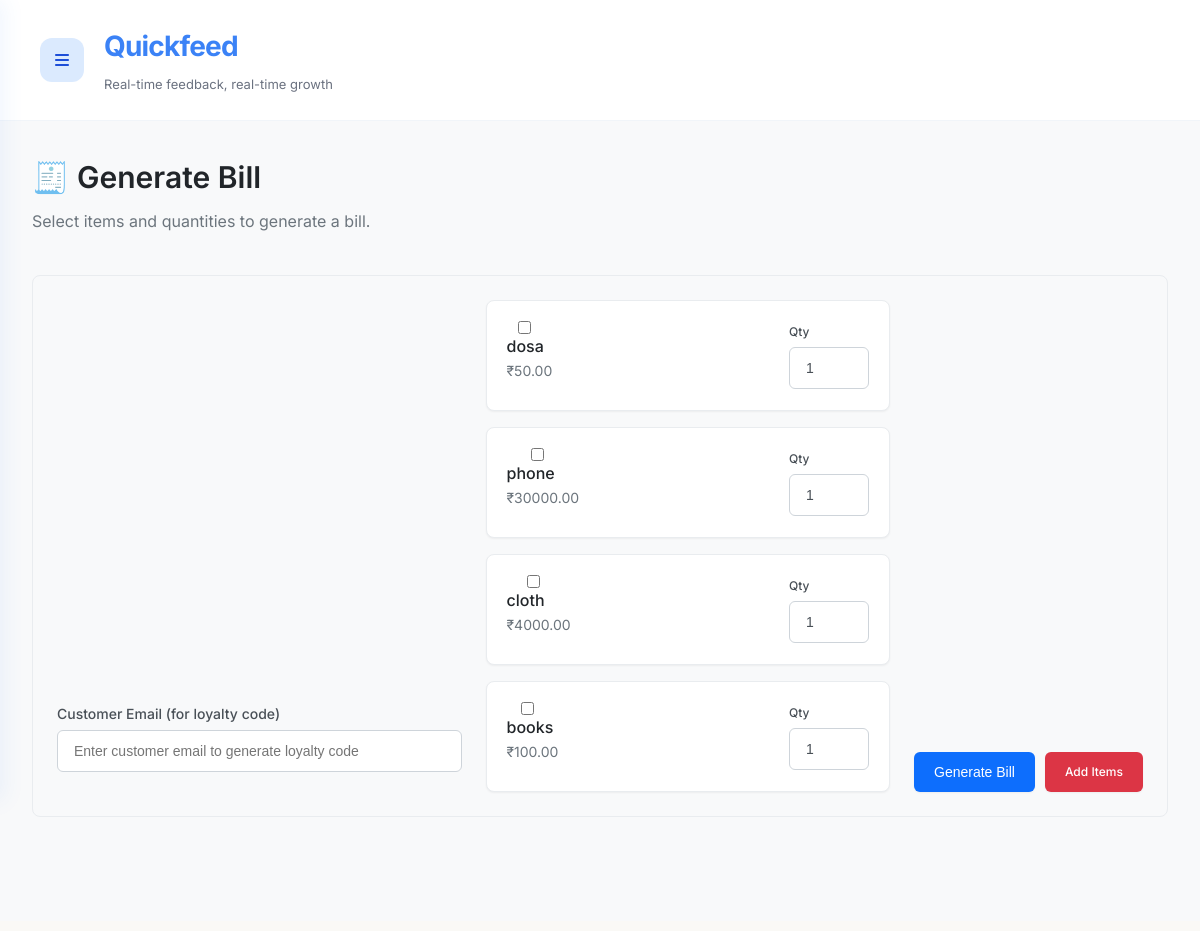
The app's page /dashboard/generate-bill (signed in) with its own data.
### web/models.py (models this page shows)
class Item(db.Model):
    __tablename__ = 'items'
    id = db.Column(db.Integer, primary_key=True)
    shopkeeper_id = db.Column(db.Integer, db.ForeignKey('shopkeepers.id'), nullable=False)
    name = db.Column(db.String(100), nullable=False)
    price = db.Column(db.Float, nullable=False)
    shopkeeper = db.relationship('Shopkeeper', backref=db.backref('items', lazy=True))

### web/routes.py (the view, shortened to what this page needs)
    def decorated_function(*args, **kwargs):
        try:
            if not current_user.is_authenticated:
                flash('Please log in to access this page.', 'warning')
                return redirect(url_for('auth.login'))
            shopkeeper = Shopkeeper.query.get(current_user.id)
            session['shopkeeper_id'] = shopkeeper.id
            session['shopkeeper_username'] = shopkeeper.username
            session['is_shopkeeper'] = True
            return f(*args, **kwargs)
        except Exception as e:
            print(f"Error in require_shopkeeper decorator: {e}")
            flash('An error occurred while verifying your account.', 'danger')
            return redirect(url_for('auth.login'))

### web/routes.py (called while the page is built, shortened)
def require_shopkeeper(f):
    def decorated_function(*args, **kwargs):
        try:
            if not current_user.is_authenticated:
                flash('Please log in to access this page.', 'warning')
                return redirect(url_for('auth.login'))
            shopkeeper = Shopkeeper.query.get(current_user.id)
            session['shopkeeper_id'] = shopkeeper.id
            session['shopkeeper_username'] = shopkeeper.username
            session['is_shopkeeper'] = True
            return f(*args, **kwargs)
        except Exception as e:
            print(f"Error in require_shopkeeper decorator: {e}")
            flash('An error occurred while verifying your account.', 'danger')
            return redirect(url_for('auth.login'))
    decorated_function.__name__ = f.__name__
    return decorated_function

@main.route('/dashboard/generate-bill', methods=['GET', 'POST'])
@login_required
@require_shopkeeper
def generate_bill():
    items = Item.query.filter_by(shopkeeper_id=current_user.id).all()
    if request.method == 'GET':
        return render_template('generate_bill.html', items=items)

### web/templates/generate_bill.html (shortened to what this page needs)
{% extends "base.html" %}
{% block content %}
<div class="main-content">
    <header class="header">
        <div class="header-left">
            <div class="menu-toggle" onclick="toggleSidebar()">
                <i class="fas fa-bars"></i>
            </div>
            <div class="brand-logo">
                <h1>Quickfeed</h1>
                <span class="brand-tagline">Real-time feedback, real-time growth</span>
            </div>
        </div>
    </header>
    <div class="setup-container">
        <h1 class="setup-title">🧾 Generate Bill</h1>
        <p class="setup-subtitle">Select items and quantities to generate a bill.</p>
        <form id="billForm" class="item-form">
            <div class="form-group" style="margin-bottom: 20px;">
                <label for="customer_email" style="display: block; margin-bottom: 5px;">Customer Email (for loyalty
                    code)</label>
                <input type="email" name="customer_email" id="customer_email" class="form-control"
                    placeholder="Enter customer email to generate loyalty code">
            </div>
            <div class="item-list">
                {% if items %}
                {% for item in items %}
                <div class="item-card">
                    <div class="item-info">
                        <div class="form-group" style="margin-bottom: 0; display: flex; align-items: center;">
                            <input type="checkbox" class="form-check-input me-2" id="item_{{ item.id }}"
                                name="item_{{ item.id }}" onchange="toggleQty({{ item.id }})"
                                style="margin-right: 10px;">
                            <label class="form-check-label item-label" for="item_{{ item.id }}"
                                style="margin-right: auto;">
                                <div class="item-name">{{ item.name }}</div>
                                <div class="item-price">₹{{ '%.2f'|format(item.price) }}</div>
                            </label>
                        </div>
                    </div>
                    <div class="form-group" style="margin-bottom: 0;">
                        <label for="qty_{{ item.id }}" style="font-size: 12px; margin-bottom: 5px;">Qty</label>
                        <input type="number" name="qty_{{ item.id }}" id="qty_{{ item.id }}"
                            class="form-control qty-input" min="1" value="1" disabled style="width: 80px;">
                    </div>
                </div>
                {% endfor %}
                {% endif %}
            </div>
            {% if items %}
            <div style="margin-top: 20px; display: flex; gap: 10px;">
                <button type="submit" class="btn-add" id="generateBillBtn">Generate Bill</button>
                <a href="{{ url_for('main.item_setup') }}" class="btn-delete"
                    style="text-decoration: none; display: inline-block; text-align: center; padding: 10px 20px;">Add
                    Items</a>
            </div>
            {% endif %}
        </form>
    </div>
</div>
{% endblock %}

### web/static/style.css (style rules this page uses)
* { margin: 0; padding: 0; box-sizing: border-box; }
body { font-family: 'Inter', sans-serif; background: #f9f7f6; color: #111; }

### web/static/auth.css (style rules this page uses)
.form-group { margin-bottom: 1.5rem; }
.form-group label { display: block; margin-bottom: 0.5rem; font-weight: 500; color: #2d3748; font-size: 0.9rem; }

### web/static/dashboard.css (style rules this page uses)
* { margin: 0; padding: 0; box-sizing: border-box; }
body { font-family: 'Inter', -apple-system, BlinkMacSystemFont, 'Segoe UI', sans-serif; background-color: #ffffff; color: #1a1a1a; line-height: 1.6; font-weight: 400; }
.main-content { background: #FAF9F6; padding-bottom: 10px; min-height: 100vh; }
.header { display: flex; justify-content: space-between; align-items: center; padding: 24px 40px; background: white; border-bottom: 1px solid #f1f5f9; position: sticky; top: 0; z-index: 100; }
.header-left { display: flex; align-items: center; gap: 20px; }
.menu-toggle { width: 44px; height: 44px; background: #dbeafe; border-radius: 12px; display: flex; align-items: center; justify-content: center; color: #1d4ed8; cursor: pointer; transition: all 0.2s ease; font-size: 16px; }
.brand-logo h1 { font-size: 28px; font-weight: 700; color: #3b82f6; letter-spacing: -0.8px; margin-bottom: 2px; }
.brand-tagline { font-size: 13px; color: #6b7280; font-weight: 400; }

### web/static/setup.css (style rules this page uses)
.setup-container { width: 100%; min-height: 100vh; margin: 0; padding: 2rem; background: #f8f9fa; position: relative; }
.setup-title { font-size: 1.875rem; font-weight: 600; margin-bottom: 0.5rem; color: #212529; text-align: left; }
.setup-subtitle { font-size: 1rem; color: #6c757d; margin-bottom: 2.5rem; text-align: left; font-weight: 400; }
.item-form { display: grid; grid-template-columns: 1fr 1fr auto; gap: 1.5rem; margin-bottom: 2.5rem; align-items: end; padding: 1.5rem; background: #f8f9fa; border-radius: 8px; border: 1px solid #e9ecef; }
.form-group { display: flex; flex-direction: column; }
.form-group label { font-size: 0.875rem; font-weight: 500; margin-bottom: 0.5rem; color: #495057; }
.form-group input { padding: 0.75rem 1rem; border-radius: 6px; border: 1px solid #ced4da; font-size: 0.875rem; transition: all 0.2s ease; background: white; color: #495057; }
.btn-add { background: #0d6efd; color: white; border: none; padding: 0.75rem 1.25rem; border-radius: 6px; font-weight: 500; cursor: pointer; transition: all 0.2s ease; font-size: 0.875rem; box-shadow: 0 1px 2px rgba(0, 0, 0, 0.05); }
.item-list { display: flex; flex-direction: column; gap: 1rem; }
.item-card { display: flex; justify-content: space-between; align-items: center; background: white; padding: 1.25rem; border-radius: 8px; border: 1px solid #e9ecef; box-shadow: 0 1px 2px rgba(0, 0, 0, 0.05); transition: all 0.2s ease; }
.item-info { display: flex; flex-direction: column; gap: 0.25rem; }
.item-name { font-weight: 500; font-size: 1rem; color: #212529; }
.item-price { color: #6c757d; font-size: 0.875rem; font-weight: 400; }
.item-price::before { color: #0d6efd; font-weight: 500; }
.btn-delete { background: #dc3545; color: white; border: none; padding: 0.5rem 0.875rem; border-radius: 6px; cursor: pointer; transition: all 0.2s ease; font-weight: 500; font-size: 0.75rem; box-shadow: 0 1px 2px rgba(0, 0, 0, 0.05); }

### records on screen
Item: name "dosa", price "50.00"
Item: name "phone", price "30000.00"
Item: name "cloth", price "4000.00"
Item: name "books", price "100.00"
